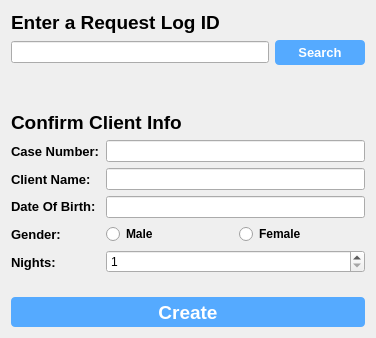
       <widget class="QWidget" name="saTab">
        <property name="font">
         <font>
          <weight>75</weight>
          <bold>true</bold>
         </font>
        </property>
        <property name="styleSheet">
         <string notr="true"/>
        </property>
        <attribute name="icon">
         <iconset resource="../Resources/resource.qrc">
          <normaloff>:/Images/bed.png</normaloff>:/Images/bed.png</iconset>
        </attribute>
        <attribute name="title">
         <string>Salvation Army</string>
        </attribute>
        <layout class="QVBoxLayout" name="verticalLayout_11">
         <item>
          <widget class="QLabel" name="searchLabel">
           <property name="sizePolicy">
            <sizepolicy hsizetype="Fixed" vsizetype="Preferred">
             <horstretch>0</horstretch>
             <verstretch>0</verstretch>
            </sizepolicy>
           </property>
           <property name="font">
            <font>
             <pointsize>14</pointsize>
             <weight>75</weight>
             <bold>true</bold>
            </font>
           </property>
           <property name="text">
            <string>Enter a Request Log ID</string>
           </property>
           <property name="alignment">
            <set>Qt::AlignLeading|Qt::AlignLeft|Qt::AlignVCenter</set>
           </property>
          </widget>
         </item>
         <item>
          <layout class="QHBoxLayout" name="horizontalLayout">
           <item>
            <widget class="QLineEdit" name="searchLine">
             <property name="sizePolicy">
              <sizepolicy hsizetype="MinimumExpanding" vsizetype="Fixed">
               <horstretch>0</horstretch>
               <verstretch>0</verstretch>
              </sizepolicy>
             </property>
             <property name="styleSheet">
              <string notr="true"/>
             </property>
             <property name="text">
              <string/>
             </property>
             <property name="placeholderText">
              <string/>
             </property>
            </widget>
           </item>
           <item>
            <widget class="QPushButton" name="searchButtonSA">
             <property name="minimumSize">
              <size>
               <width>90</width>
               <height>25</height>
              </size>
             </property>
             <property name="font">
              <font>
               <family>Arial</family>
               <pointsize>10</pointsize>
               <weight>75</weight>
               <italic>false</italic>
               <bold>true</bold>
               <kerning>true</kerning>
              </font>
             </property>
             <property name="styleSheet">
              <string notr="true">QPushButton:pressed { 
	border-radius: 4px; 
	background-color: rgb(66, 133, 200);
}

QPushButton {
    border: none;
	border-radius: 4px;
	background-color: rgb(85, 170, 255);
	font: 75 10pt &quot;Arial&quot;; 
	color: rgb(255, 255, 255);	
	font-weight: bold;
}</string>
             </property>
             <property name="text">
              <string>Search</string>
             </property>
             <property name="autoDefault">
              <bool>false</bool>
             </property>
             <property name="default">
              <bool>false</bool>
             </property>
             <property name="flat">
              <bool>false</bool>
             </property>
            </widget>
           </item>
          </layout>
         </item>
         <item>
          <spacer name="horizontalSpacer">
           <property name="orientation">
            <enum>Qt::Horizontal</enum>
           </property>
           <property name="sizeHint" stdset="0">
            <size>
             <width>40</width>
             <height>40</height>
            </size>
           </property>
          </spacer>
         </item>
         <item>
          <widget class="QLabel" name="confirmLabel">
           <property name="sizePolicy">
            <sizepolicy hsizetype="Fixed" vsizetype="Preferred">
             <horstretch>0</horstretch>
             <verstretch>0</verstretch>
            </sizepolicy>
           </property>
           <property name="font">
            <font>
             <pointsize>14</pointsize>
             <weight>75</weight>
             <bold>true</bold>
            </font>
           </property>
           <property name="text">
            <string>Confirm Client Info</string>
           </property>
          </widget>
         </item>
         <item>
          <layout class="QHBoxLayout" name="horizontalLayout_5">
           <item>
            <layout class="QVBoxLayout" name="verticalLayout_6">
             <item>
              <widget class="QLabel" name="caseNumLabel">
               <property name="font">
                <font>
                 <pointsize>10</pointsize>
                 <weight>75</weight>
                 <bold>true</bold>
                </font>
               </property>
               <property name="text">
                <string>Case Number:</string>
               </property>
              </widget>
             </item>
             <item>
              <widget class="QLabel" name="nameLabel">
               <property name="font">
                <font>
                 <pointsize>10</pointsize>
                 <weight>75</weight>
                 <bold>true</bold>
                </font>
               </property>
               <property name="text">
                <string>Client Name:</string>
               </property>
              </widget>
             </item>
             <item>
              <widget class="QLabel" name="dobLabel">
               <property name="font">
                <font>
                 <pointsize>10</pointsize>
                 <weight>75</weight>
                 <bold>true</bold>
                </font>
               </property>
               <property name="text">
                <string>Date Of Birth:</string>
               </property>
              </widget>
             </item>
             <item>
              <widget class="QLabel" name="genderLabel">
               <property name="font">
                <font>
                 <pointsize>10</pointsize>
                 <weight>75</weight>
                 <bold>true</bold>
                </font>
               </property>
               <property name="text">
                <string>Gender:</string>
               </property>
              </widget>
             </item>
             <item>
              <widget class="QLabel" name="nightsLabel">
               <property name="font">
                <font>
                 <pointsize>10</pointsize>
                 <weight>75</weight>
                 <bold>true</bold>
                </font>
               </property>
               <property name="text">
                <string>Nights:</string>
               </property>
              </widget>
             </item>
            </layout>
           </item>
           <item>
            <layout class="QVBoxLayout" name="verticalLayout_7">
             <item>
              <widget class="QLineEdit" name="caseNumLine">
               <property name="font">
                <font>
                 <pointsize>8</pointsize>
                 <italic>false</italic>
                 <stylestrategy>PreferAntialias</stylestrategy>
                </font>
               </property>
               <property name="styleSheet">
                <string notr="true"/>
               </property>
               <property name="readOnly">
                <bool>true</bool>
               </property>
              </widget>
             </item>
             <item>
              <widget class="QLineEdit" name="nameLine">
               <property name="font">
                <font>
                 <pointsize>8</pointsize>
                 <italic>false</italic>
                 <stylestrategy>PreferAntialias</stylestrategy>
                </font>
               </property>
               <property name="styleSheet">
                <string notr="true"/>
               </property>
               <property name="readOnly">
                <bool>true</bool>
               </property>
              </widget>
             </item>
             <item>
              <widget class="QLineEdit" name="dobLine">
               <property name="font">
                <font>
                 <pointsize>8</pointsize>
                 <italic>false</italic>
                 <stylestrategy>PreferAntialias</stylestrategy>
                </font>
               </property>
               <property name="styleSheet">
                <string notr="true"/>
               </property>
               <property name="readOnly">
                <bool>true</bool>
               </property>
              </widget>
             </item>
             <item>
              <layout class="QHBoxLayout" name="horizontalLayout_2">
               <item>
                <layout class="QHBoxLayout" name="horizontalLayout_19">
                 <item>
                  <widget class="QRadioButton" name="maleRadioBtn">
                   <property name="styleSheet">
                    <string notr="true">selection-color: rgb(85, 170, 255);
selection-background-color: rgb(85, 170, 255);</string>
                   </property>
                   <property name="text">
                    <string>Male</string>
                   </property>
                   <property name="checkable">
                    <bool>true</bool>
                   </property>
                   <property name="checked">
                    <bool>false</bool>
                   </property>
                  </widget>
                 </item>
                 <item>
                  <widget class="QRadioButton" name="femaleRadioBtn">
                   <property name="styleSheet">
                    <string notr="true">selection-color: rgb(85, 170, 255);
selection-background-color: rgb(85, 170, 255);</string>
                   </property>
                   <property name="text">
                    <string>Female</string>
                   </property>
                  </widget>
                 </item>
                </layout>
               </item>
              </layout>
             </item>
             <item>
              <widget class="QSpinBox" name="nightSpinBox">
               <property name="sizePolicy">
                <sizepolicy hsizetype="Minimum" vsizetype="Fixed">
                 <horstretch>0</horstretch>
                 <verstretch>0</verstretch>
                </sizepolicy>
               </property>
               <property name="font">
                <font>
                 <weight>50</weight>
                 <bold>false</bold>
                </font>
               </property>
               <property name="styleSheet">
                <string notr="true"/>
               </property>
               <property name="buttonSymbols">
                <enum>QAbstractSpinBox::UpDownArrows</enum>
               </property>
               <property name="minimum">
                <number>1</number>
               </property>
               <property name="maximum">
                <number>5</number>
               </property>
              </widget>
             </item>
            </layout>
           </item>
          </layout>
         </item>
         <item>
          <spacer name="horizontalSpacer_2">
           <property name="orientation">
            <enum>Qt::Horizontal</enum>
           </property>
           <property name="sizeHint" stdset="0">
            <size>
             <width>354</width>
             <height>18</height>
            </size>
           </property>
          </spacer>
         </item>
         <item>
          <widget class="QPushButton" name="createFormBtn">
           <property name="enabled">
            <bool>true</bool>
           </property>
           <property name="sizePolicy">
            <sizepolicy hsizetype="Preferred" vsizetype="Fixed">
             <horstretch>0</horstretch>
             <verstretch>0</verstretch>
            </sizepolicy>
           </property>
           <property name="minimumSize">
            <size>
             <width>0</width>
             <height>30</height>
            </size>
           </property>
           <property name="font">
            <font>
             <family>Arial</family>
             <pointsize>14</pointsize>
             <weight>75</weight>
             <italic>false</italic>
             <bold>true</bold>
            </font>
           </property>
           <property name="styleSheet">
            <string notr="true">QPushButton:pressed { 
	border-radius: 4px; 
	background-color: rgb(66, 133, 200);
}

QPushButton {
    border: none;
	border-radius: 4px;
	background-color: rgb(85, 170, 255);
	font: 75 14pt &quot;Arial&quot;; 
	color: rgb(255, 255, 255);	
	font-weight: bold;
}</string>
           </property>
           <property name="text">
            <string>Create</string>
           </property>
          </widget>
         </item>
        </layout>
       </widget>
